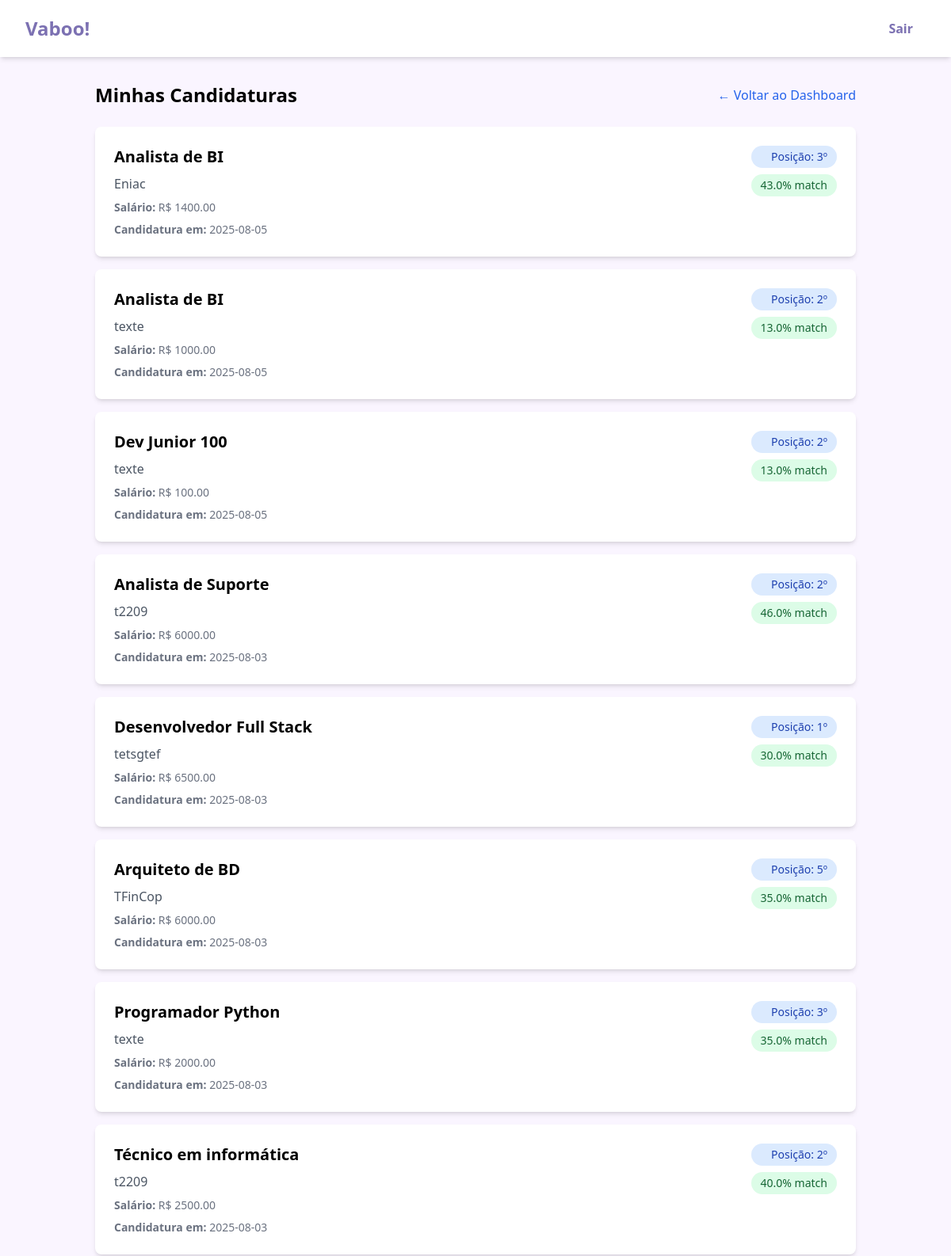
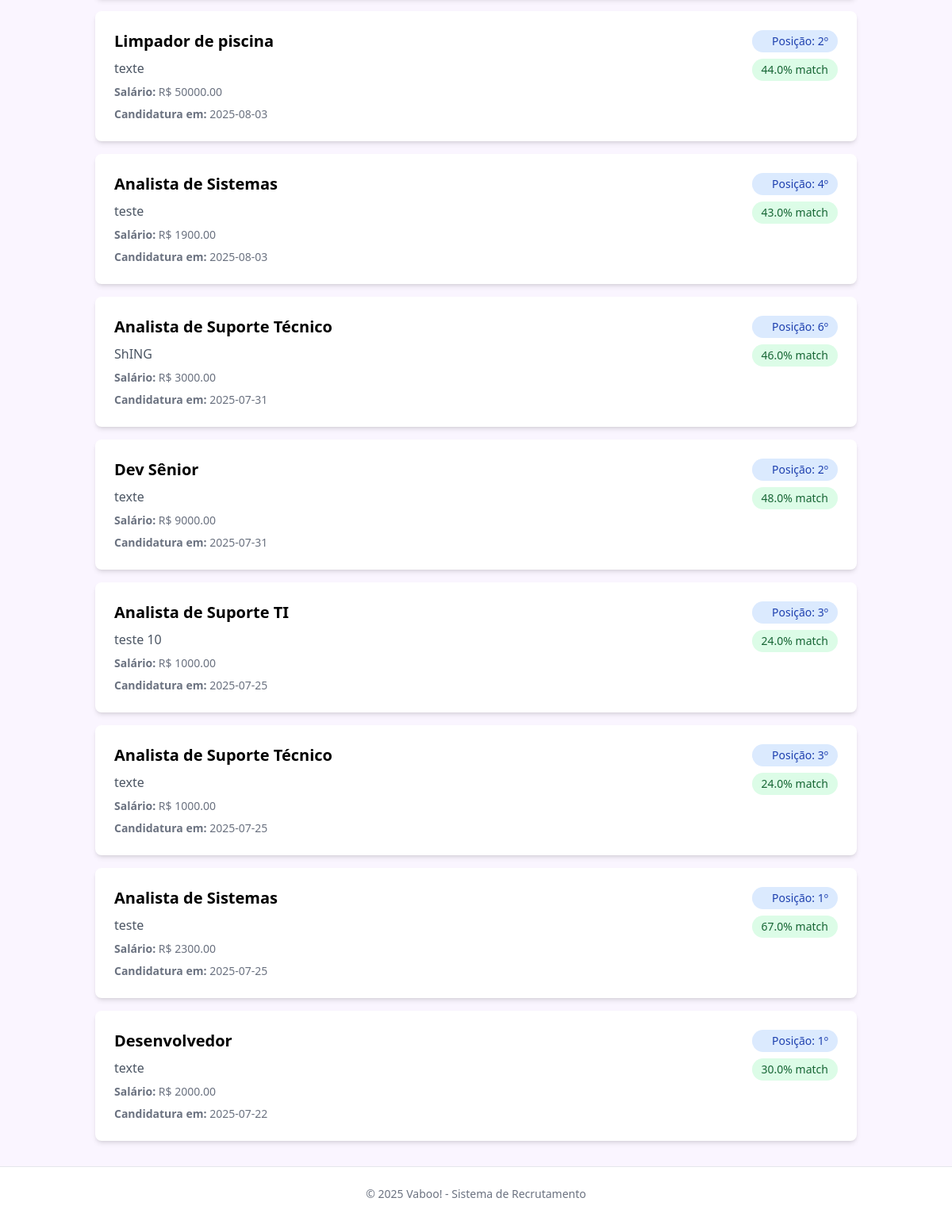
The page /minhas_candidaturas (signed in) on the database its author committed (2 pictures, top to bottom).
### tables this page shows
CREATE TABLE candidaturas (
            id INTEGER PRIMARY KEY AUTOINCREMENT,
            candidato_id INTEGER NOT NULL,
            vaga_id INTEGER NOT NULL,
            score REAL NOT NULL,
            posicao INTEGER,
            data_candidatura DATETIME DEFAULT CURRENT_TIMESTAMP,
            FOREIGN KEY (candidato_id) REFERENCES candidatos (id),
            FOREIGN KEY (vaga_id) REFERENCES vagas (id)
        );

CREATE TABLE vagas (
            id INTEGER PRIMARY KEY AUTOINCREMENT,
            empresa_id INTEGER NOT NULL,
            titulo TEXT NOT NULL,
            descricao TEXT NOT NULL,
            requisitos TEXT NOT NULL,
            salario_oferecido REAL NOT NULL,
            data_criacao DATETIME DEFAULT CURRENT_TIMESTAMP, tipo_vaga TEXT DEFAULT "Presencial", endereco_vaga TEXT, status TEXT DEFAULT "Ativa", candidato_selecionado_id INTEGER, diferenciais TEXT, data_congelamento DATE, candidato_contratado_id INTEGER, data_contratacao DATETIME, ranking_contratacao INTEGER, categoria_id INTEGER REFERENCES categorias(id), urgencia_contratacao TEXT, data_congelamento_agendado DATE, localizacao_endereco TEXT, localizacao_cidade TEXT, localizacao_estado TEXT, localizacao_cep TEXT, usar_endereco_empresa BOOLEAN DEFAULT FALSE,
            FOREIGN KEY (empresa_id) REFERENCES empresas (id)
        );

CREATE TABLE empresas (
            id INTEGER PRIMARY KEY AUTOINCREMENT,
            cnpj TEXT UNIQUE NOT NULL,
            nome TEXT NOT NULL,
            email TEXT NOT NULL,
            senha_hash TEXT NOT NULL
        , endereco TEXT, cidade TEXT, estado TEXT, cep TEXT);

### app.py (the view)
@app.route('/minhas_candidaturas')
def minhas_candidaturas():
    if 'candidato_id' not in session:
        return redirect(url_for('login_candidato'))
    conn = sqlite3.connect('recrutamento.db')
    cursor = conn.cursor()
    cursor.execute(
        '''
        SELECT v.id, v.titulo, e.nome as empresa_nome, v.salario_oferecido,
               ca.score, ca.posicao, ca.data_candidatura,
               DATE(ca.data_candidatura) as data_formatada
        FROM candidaturas ca
        JOIN vagas v ON ca.vaga_id = v.id
        JOIN empresas e ON v.empresa_id = e.id
        WHERE ca.candidato_id = ?
        ORDER BY ca.data_candidatura DESC
    ''', (session['candidato_id'], ))
    candidaturas = cursor.fetchall()
    conn.close()
    return render_template('minhas_candidaturas.html',
                           candidaturas=candidaturas)

### templates/minhas_candidaturas.html (shortened to what this page needs)
{% extends "base.html" %}
{% block content %}
<div class="max-w-6xl mx-auto">
    <div class="flex justify-between items-center mb-6">
        <h2 class="text-2xl font-bold">Minhas Candidaturas</h2>
        <a href="{{ url_for('dashboard_candidato') }}" class="text-blue-600 hover:text-blue-800">
            ← Voltar ao Dashboard
        </a>
    </div>
    {% if candidaturas %}
        <div class="grid gap-4">
            {% for candidatura in candidaturas %}
                <div class="bg-white p-6 rounded-lg shadow-md">
                    <div class="flex justify-between items-start">
                        <div>
                            <h3 class="text-xl font-semibold mb-2">{{ candidatura[1] }}</h3>
                            <p class="text-gray-600 mb-2">{{ candidatura[2] }}</p>
                            <p class="text-sm text-gray-500 mb-2">
                                <strong>Salário:</strong> R$ {{ "%.2f"|format(candidatura[3]) }}
                            </p>
                            <p class="text-sm text-gray-500">
                                <strong>Candidatura em:</strong> {{ candidatura[6].split(' ')[0] }}
                            </p>
                        </div>
                        <div class="text-right">
                            <div class="bg-blue-100 text-blue-800 px-3 py-1 rounded-full text-sm font-medium mb-2">
                                Posição: {{ candidatura[5] }}º
                            </div>
                            <div class="bg-green-100 text-green-800 px-3 py-1 rounded-full text-sm font-medium">
                                {{ "%.1f"|format(candidatura[4]) }}% match
                            </div>
                        </div>
                    </div>
                </div>
            {% endfor %}
        </div>
    {% endif %}
</div>
{% endblock %}

### templates/base.html (style rules this page uses)
html { scroll-behavior: smooth; }

### rows shown on the page
candidaturas: titulo "Analista de BI", nome "Eniac", data_candidatura "2025-08-05", posicao "3", score "43.0"
vagas: salario_oferecido "1400.00"
candidaturas: titulo "Analista de BI", nome "texte", data_candidatura "2025-08-05", posicao "2", score "13.0"
vagas: salario_oferecido "1000.00"
candidaturas: titulo "Dev Junior 100", nome "texte", data_candidatura "2025-08-05", posicao "2", score "13.0"
vagas: salario_oferecido "100.00"
candidaturas: titulo "Analista de Suporte", nome "t2209", data_candidatura "2025-08-03", posicao "2", score "46.0"
vagas: salario_oferecido "6000.00"
candidaturas: titulo "Desenvolvedor Full Stack", nome "tetsgtef", data_candidatura "2025-08-03", posicao "1", score "30.0"
vagas: salario_oferecido "6500.00"
candidaturas: titulo "Arquiteto de BD", nome "TFinCop", data_candidatura "2025-08-03", posicao "5", score "35.0"
vagas: salario_oferecido "6000.00"
candidaturas: titulo "Programador Python", nome "texte", data_candidatura "2025-08-03", posicao "3", score "35.0"
vagas: salario_oferecido "2000.00"
candidaturas: titulo "Técnico em informática", nome "t2209", data_candidatura "2025-08-03", posicao "2", score "40.0"
vagas: salario_oferecido "2500.00"
candidaturas: titulo "Limpador de piscina", nome "texte", data_candidatura "2025-08-03", posicao "2", score "44.0"
vagas: salario_oferecido "50000.00"
candidaturas: titulo "Analista de Sistemas", nome "teste", data_candidatura "2025-08-03", posicao "4", score "43.0"
vagas: salario_oferecido "1900.00"
candidaturas: titulo "Analista de Suporte Técnico", nome "ShING", data_candidatura "2025-07-31", posicao "6", score "46.0"
vagas: salario_oferecido "3000.00"
candidaturas: titulo "Dev Sênior", nome "texte", data_candidatura "2025-07-31", posicao "2", score "48.0"
vagas: salario_oferecido "9000.00"
candidaturas: titulo "Analista de Suporte TI", nome "teste 10", data_candidatura "2025-07-25", posicao "3", score "24.0"
vagas: salario_oferecido "1000.00"
candidaturas: titulo "Analista de Suporte Técnico", nome "texte", data_candidatura "2025-07-25", posicao "3", score "24.0"
vagas: salario_oferecido "1000.00"
candidaturas: titulo "Analista de Sistemas", nome "teste", data_candidatura "2025-07-25", posicao "1", score "67.0"
vagas: salario_oferecido "2300.00"
candidaturas: titulo "Desenvolvedor", nome "texte", data_candidatura "2025-07-22", posicao "1", score "30.0"
vagas: salario_oferecido "2000.00"
